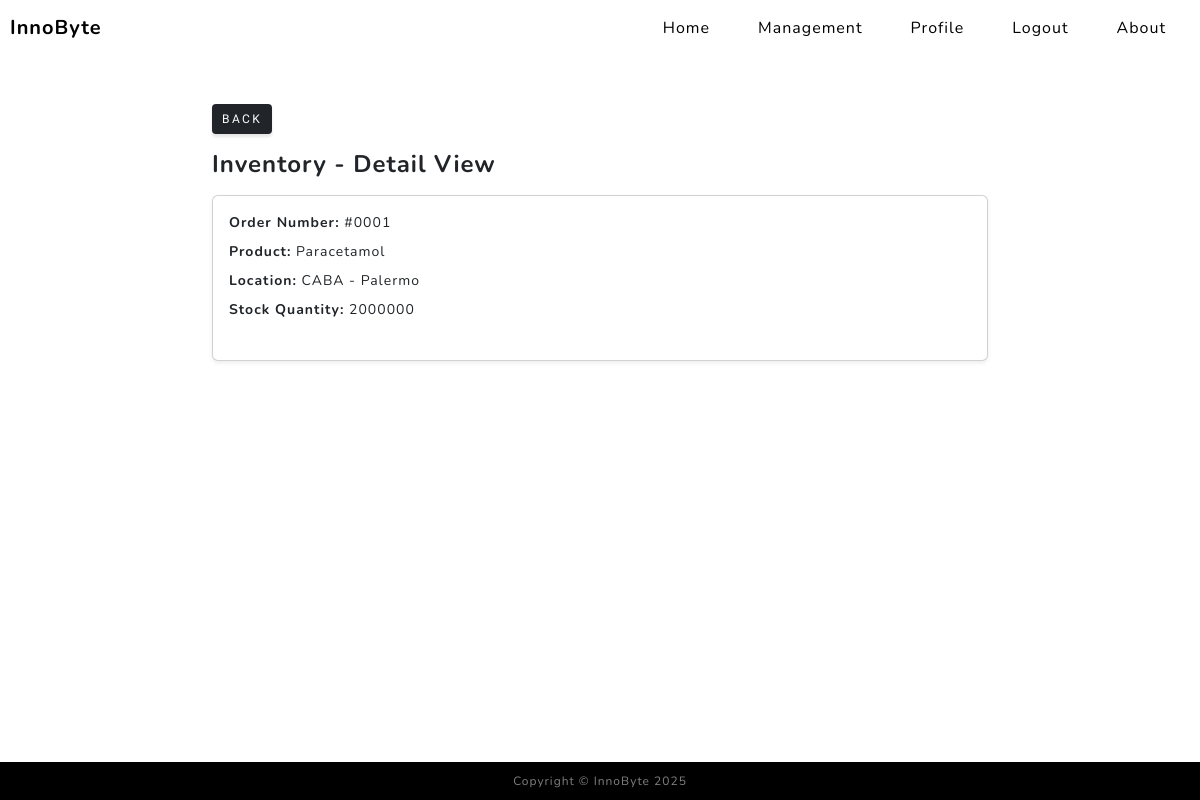
/inventory/detail/5/ (signed in), run on the app's committed database.
### curso/models.py (models this page shows, shortened)
class Inventory(models.Model):
    order_number = models.CharField(max_length=50)
    product = models.ForeignKey(Product, on_delete=models.CASCADE)
    location = models.CharField(max_length=100)
    stock_quantity = models.IntegerField()
    user = models.ForeignKey(User, on_delete=models.CASCADE)

class Product(models.Model):
    name = models.CharField(max_length=255, unique=True)
    description = models.TextField()
    production_time = models.IntegerField()
    cost_price = models.DecimalField(max_digits=10, decimal_places=2)
    category = models.ForeignKey(Category, on_delete=models.SET_NULL, null=True, blank=True)
    user = models.ForeignKey(User, on_delete=models.CASCADE)
    def __str__(self):
        return self.name

### curso/views.py (the view)
# urls.py: path("inventory/detail/<int:pk>/", views.inventory_detail, name="inventory_detail"),
@login_required
def inventory_detail(request: HttpRequest, pk: int) -> HttpResponse:
    query = get_object_or_404(Inventory, id=pk, user=request.user)
    return render(request, 'curso/inventory_detail.html', {'object': query})

### curso/templates/curso/inventory_detail.html
{% extends 'curso/base.html' %}
{% block contenido %}
    <div class="container mt-4" style="max-width: 800px;">
        <a href="{% url 'curso:inventory_list' %}" class="btn btn-dark btn-sm mb-3" style="font-size: 12px; padding: 6px 10px; text-decoration: none;">
            Back
        </a>
        <h1 class="mb-3" style="font-size: 1.5rem; font-weight: bold;">Inventory - Detail View</h1>
        <div class="card p-3 shadow-sm">
            <ul class="list-unstyled" style="font-size: 14px;">
                <li class="mb-2"><strong>Order Number:</strong> {{ object.order_number }}</li>
                <li class="mb-2"><strong>Product:</strong> {{ object.product }}</li>
                <li class="mb-2"><strong>Location:</strong> {{ object.location }}</li>
                <li class="mb-2"><strong>Stock Quantity:</strong> {{ object.stock_quantity }}</li>
            </ul>
        </div>
    </div>
{% endblock %}

### curso/templates/curso/componentes/navbar.html (style rules this page uses)
body { padding-top: 80px; }

### data on the page
Inventory: order_number "#0001", product "Paracetamol", location "CABA - Palermo", stock_quantity "2000000"
